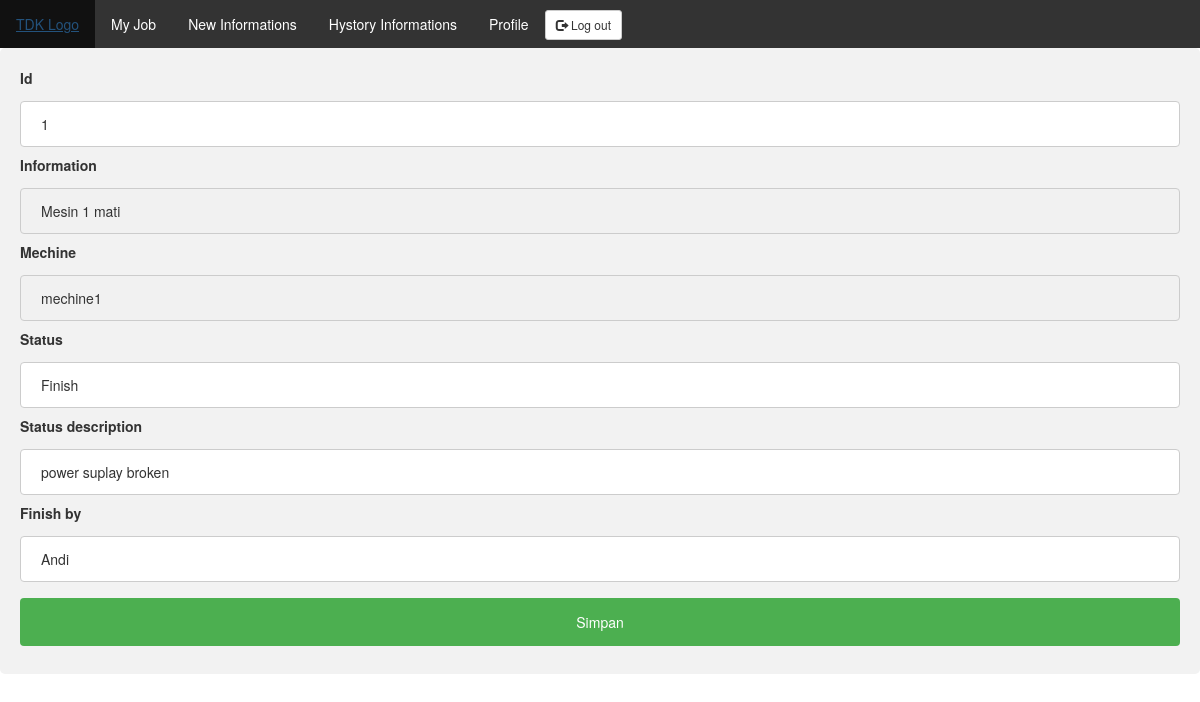
The app's page /myjob-edit.php?id=1 with its own data.
### tables this page shows
CREATE TABLE `tb_informations` (
  `id` int(11) NOT NULL,
  `date` timestamp NOT NULL DEFAULT CURRENT_TIMESTAMP ON UPDATE CURRENT_TIMESTAMP,
  `information` varchar(100) NOT NULL,
  `mechine` varchar(100) NOT NULL,
  `status` varchar(100) NOT NULL,
  `status_description` text NOT NULL,
  `finish_by` varchar(100) NOT NULL
);

### myjob-edit.php (the view, shortened to what this page needs)
<!DOCTYPE html>
<html>
<head>
	<link rel="stylesheet" href="https://maxcdn.bootstrapcdn.com/bootstrap/3.3.7/css/bootstrap.min.css">
</head>
<body>
		<ul>
		<li><a href="dashboard.html">TDK Logo</a></li>
		<li><a href="myjob.php">My Job</a></li>
		<li><a href="newinformations.php">New Informations</a></li>
		<li><a href="hystroryinformations.php">Hystory Informations</a></li>
		<li><a href="profile.php">Profile</a></li>
		<li style="padding-top:10px;">
        <a href="index.html" type="button" class="btn btn-default btn-sm">
          <span class="glyphicon glyphicon-log-out"></span> Log out
        </a>
      </li>
    </ul>
    <div>
    	<?php
		include "action/config.php";
		$id = $_GET['id'];
		$sql="SELECT * FROM tb_informations WHERE id='".$id."'";
		$result=mysqli_query($con,$sql);		$nomor = 1;
		while($data = mysqli_fetch_array($result)){
		?>
    	<form action="action/edit.php" method="POST">
    	<label>Id</label>
    	<input type="text" name="id" placeholder="id" value="<?php echo $data['id']; ?>">
    	<label>Information</label>
    	<input type="text" name="information" placeholder="information" value="<?php echo $data['information']; ?>" disabled>
    	<label>Mechine</label>
    	<input type="text" name="mechine" placeholder="Machine" value="<?php echo $data['mechine']; ?>" disabled>
    	<label>Status</label>
    	<input type="text" name="status" placeholder="status" value="<?php echo $data['status']; ?>">
    	<label>Status description</label>
    	<input type="text" name="status_description" placeholder="status description" value="<?php echo $data['status_description']; ?>">
    	<label>Finish by</label>
    	<input type="text" name="by" placeholder="by" value="<?php echo $data['finish_by']; ?>">
    	<input type="submit" name="" value="Simpan">
    </form>
    <?php } ?>
    </div>
</body>
</html>

### myjob-edit.php (style rules this page uses)
ul { list-style-type: none; margin: 0; padding: 0; overflow: hidden; background-color: #333; }
li { float: left; }
li a { display: block; color: white; text-align: center; padding: 14px 16px; text-decoration: none; }
input[type=text],input[type=password],select { width: 100%; padding: 12px 20px; margin: 8px 0; display: inline-block; border: 1px solid #ccc; border-radius: 4px; box-sizing: border-box; }
input[type=submit] { width: 100%; background-color: #4CAF50; color: white; padding: 14px 20px; margin: 8px 0; border: none; border-radius: 4px; cursor: pointer; }
div { border-radius: 5px; background-color: #f2f2f2; padding: 20px; }

### records on screen
tb_informations: id "1", information "Mesin 1 mati", mechine "mechine1", status "Finish", status_description "power suplay broken", by "Andi"
